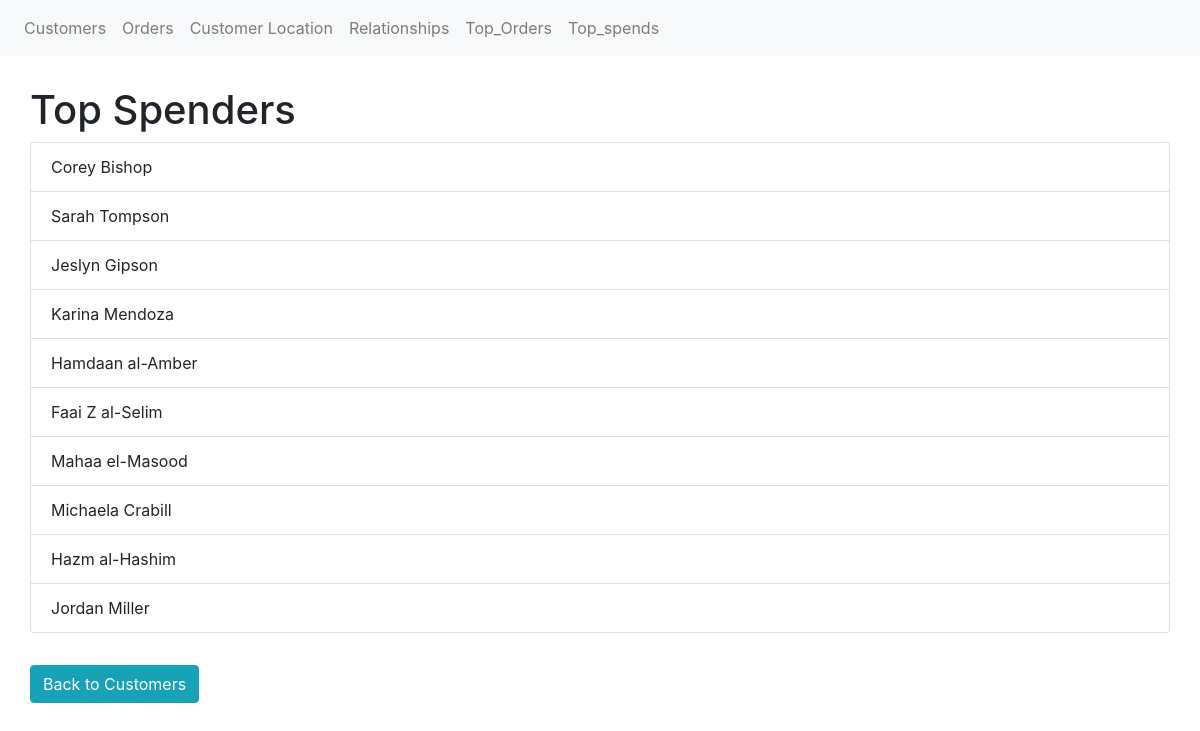
The app's page /top_spenders, older data.
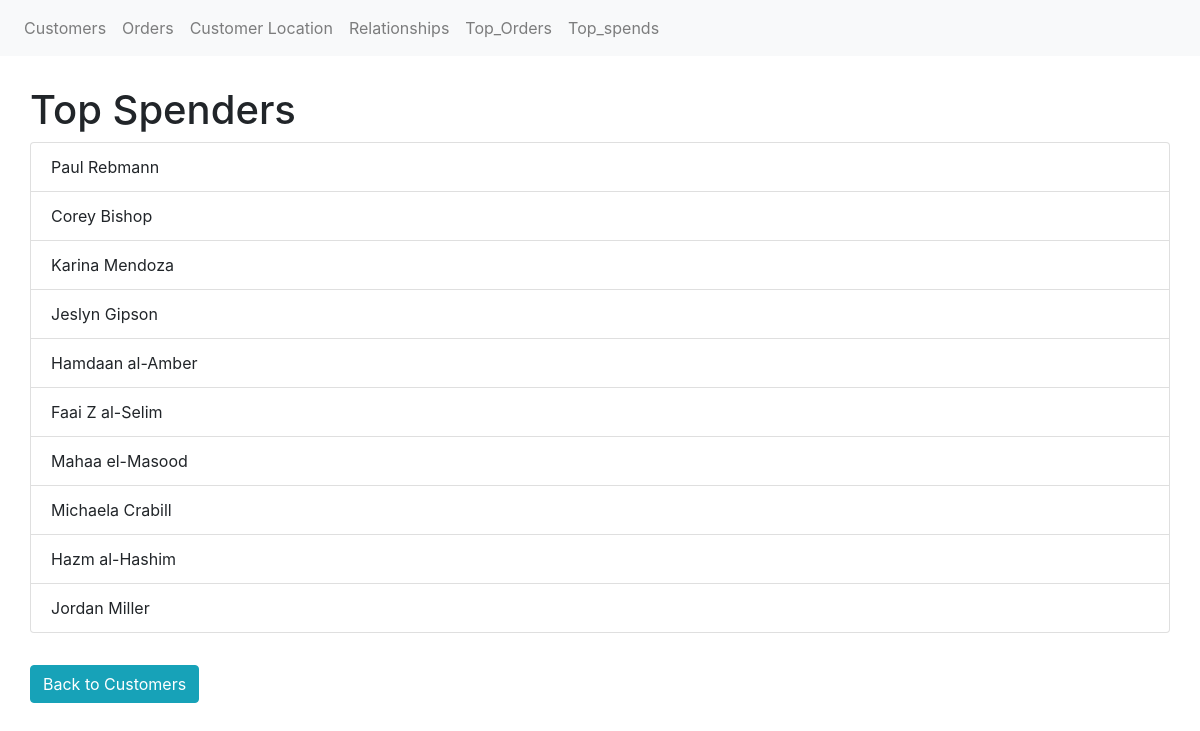
The same page, newer data.
### app/models.py (models this page shows, shortened)
class Customer(db.Model):
    __tablename__ = 'Customer'
    customer_id = db.Column(db.Integer, primary_key=True)
    customer_first_name = db.Column(db.String(50))
    customer_last_name = db.Column(db.String(50))
    age = db.Column(db.Integer)
    country = db.Column(db.String(50))
    orders = db.relationship('Order',lazy=True, cascade='all, delete-orphan')

### app/routes.py (the view)
@app.route('/top_spenders')
def top_spenders():
    customers = Customer.query.all()
    customers_highest_spending = sorted(customers, key=lambda x: sum(order.price for order in x.orders), reverse=True)[:10]
    return render_template('top_spenders.html', customers=customers_highest_spending)

### app/templates/top_spenders.html
{% extends "base.html" %}
{% block content %}
    <h1>Top Spenders</h1>
    <ul class="list-group">
        {% for customer in customers %}
            <li class="list-group-item">
                {{ customer.customer_first_name }} {{ customer.customer_last_name }} {{ total_spent }}
            </li>
        {% endfor %}
    </ul>
    <br>
    <a href="{{ url_for('index') }}" class="btn btn-info mt-2">Back to Customers</a>
{% endblock %}

Row changes from the older to the newer data that the page shows:
removed Customer: customer_first_name "Sarah", customer_last_name "Tompson"
added Customer: customer_first_name "Paul", customer_last_name "Rebmann"
shown differently, row unchanged: Customer "Karina": moves up the list
